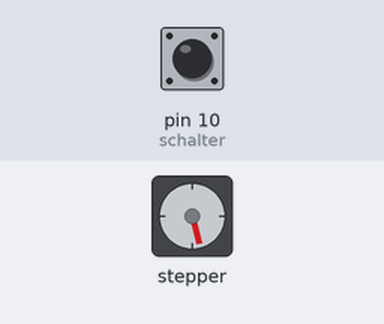
A sketch run on a simulated Arduino Uno, built with avr-gcc and run on an emulated ATmega328P. Shown: stepper motor. Inputs (shaded band) come from the test bench; at power-on: pin 10 (schalter) HIGH. Stepper angles assume 100 steps per turn.

Above: at 1.2 s.
1.3 s: pin 10 (schalter) pulled LOW for 3.2 s
At 2.4 s:
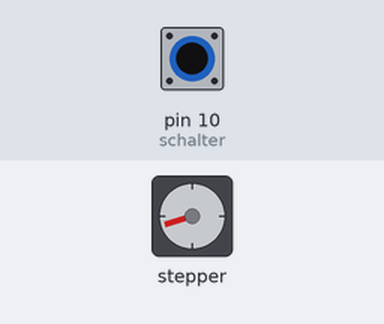
7.5 s: pin 10 (schalter) pulled LOW for 0.25 s
At 7.67 s:
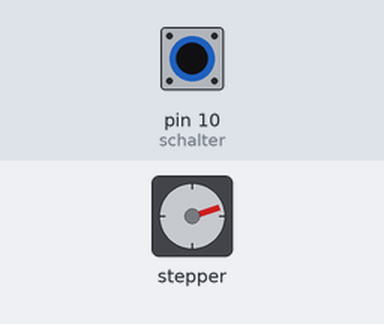
10.5 s: pin 10 (schalter) pulled LOW for 1 s
At 11.65 s:
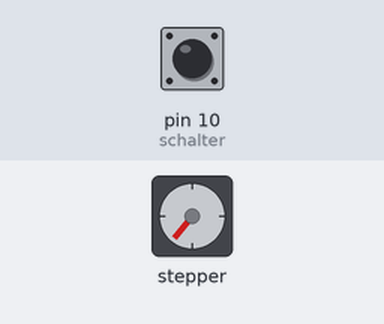
Timing chart, 0 to 20.5 s (numbered marks = the images above; inputs shaded):
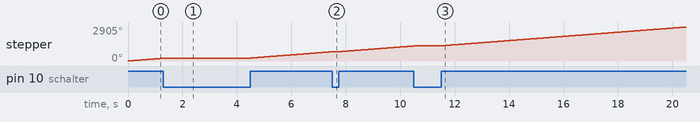

The sketch:

stepper_button_einf_gen.ino
```cpp
#include <Stepper.h>

#define STEPS 100

int schalter = 10; //setzt pin 10 als schalter fest
int zehn;
Stepper stepper(STEPS, 13, 12, 9, 8);

void setup()
{
  stepper.setSpeed(30);
  pinMode(schalter, INPUT);
  digitalWrite (schalter, HIGH);
}


void loop()
{
  int val = digitalRead(schalter);
  if (val == HIGH) {
  zehn = 10;
  }
  else {
  zehn = 0;
  }
  stepper.step(zehn);

}
```
